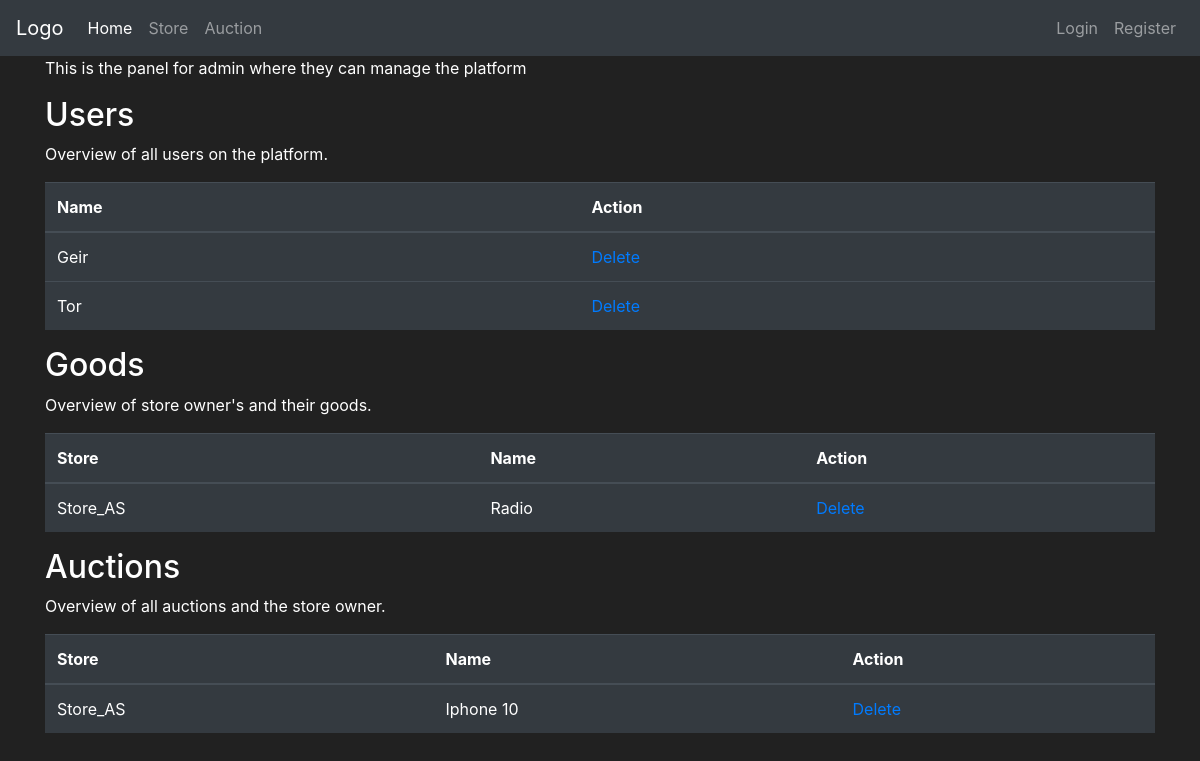
Before: /admin_panel with the older database file.
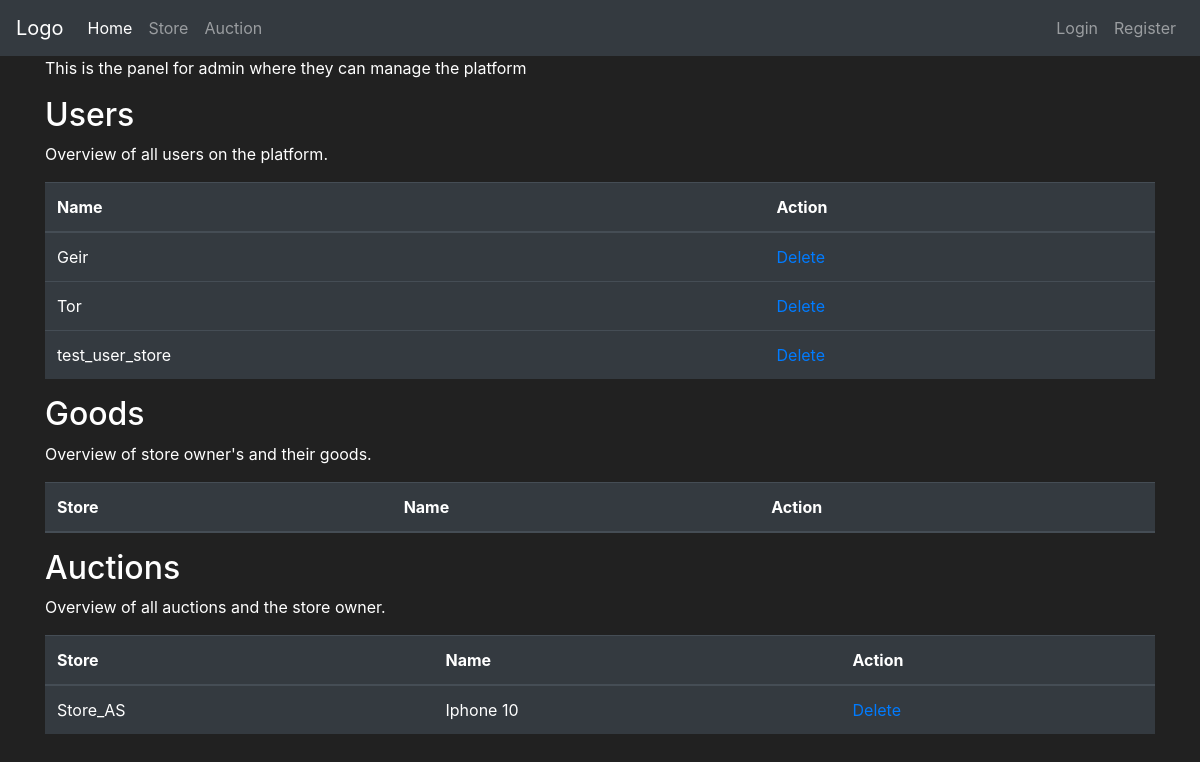
After: the same page with the newer database file.
### app_flask/models.py (models this page shows, shortened)
class User(db.Model, UserMixin):
    id = db.Column(db.Integer(), primary_key=True)
    username = db.Column(db.String(length=25), nullable=False, unique=True)
    email = db.Column(db.String(length=60), nullable=False, unique=True)
    password_hash = db.Column(db.String(length=60), nullable=False)
    profile_type = db.Column(db.Boolean(), nullable=False, default=False)
    cash = db.Column(db.Integer(), nullable=False, default=2000)
    date_created = db.Column(db.DateTime(), default=datetime.utcnow)
    goods = db.relationship('Goods', backref='goods_owned_by_user', lazy=True)
    store = db.relationship('Store', backref='store_owner', lazy=True)
    @property
    def password(self):
        return self.password

class Goods(db.Model):
    id = db.Column(db.Integer, primary_key=True)
    name = db.Column(db.String(30), unique=True, nullable=False)
    description = db.Column(db.String(70), unique=False, nullable=False)
    price = db.Column(db.Integer, unique=False, nullable=False)
    product_number = db.Column(db.String(length=6), nullable=False, unique=True)
    goods_type = db.Column(db.Boolean(), nullable=False, default=False)
    date_created = db.Column(db.DateTime(), default=datetime.utcnow)
    user_owner = db.Column(db.Integer(), db.ForeignKey('user.id'))
    store_owner = db.Column(db.Integer(), db.ForeignKey('store.id'))

class Store(db.Model):
    id = db.Column(db.Integer(), primary_key=True)
    store_name = db.Column(db.String(length=30), nullable=False, unique=True)
    street_address = db.Column(db.String(length=40), nullable=False)
    street_number = db.Column(db.Integer(), nullable=False)
    postal_code = db.Column(db.Integer(), nullable=False)
    province = db.Column(db.String(length=50), nullable=False)
    store_email = db.Column(db.String(length=50), nullable=False, unique=True)
    store_phone = db.Column(db.Integer(), nullable=False)
    date_created = db.Column(db.DateTime(), default=datetime.utcnow)
    user_owner = db.Column(db.Integer(), db.ForeignKey('user.id'))
    goods = db.relationship('Goods', backref='owned_store', lazy=True)

### app_flask/main/routes.py (the view)
@bp.route('/admin_panel', methods=['GET', 'POST'])
def display_admin_panel():
    buy_form = BuyGoodsForm()
    db_users = show_users_from_db()
    auction_form = AuctionGoodsForm()
    items = db.session.query(Goods, Store).filter(and_(Store.id == Goods.store_owner, Goods.goods_type == 0)).all()
    auction_items = db.session.query(Goods, Store).filter(
        and_(Store.id == Goods.store_owner, Goods.goods_type == 1)).all()
    return render_template('adminPanel.html', db_users=db_users, items=items, auction_items=auction_items,
                           buy_form=buy_form, auction_form=auction_form)

### app_flask/__init__.py (called while the page is built)
def create_app():
    app = Flask(__name__)
    app.config['SQLALCHEMY_DATABASE_URI'] = 'sqlite:///appDB.db'
    app.config['SECRET_KEY'] = '5f4b0959c458e6b06c51097e'
    app.config['UPLOADE_FOLDER'] = picFolder
    db.init_app(app)
    bcrypt.init_app(app)
    login_manager.init_app(app)
    from app_flask.auth import bp as auth_bp
    app.register_blueprint(auth_bp)
    from app_flask.main import bp as main_bp
    app.register_blueprint(main_bp)
    return app

### app_flask/main/use_cases.py (called while the page is built)
def show_users_from_db():
    app = create_app()
    ctx = app.app_context()
    ctx.push()
    user_query = User.query.filter(User.username.isnot("Admin"))
    ctx.pop()
    return user_query

### app_flask/templates/adminPanel.html (shortened to what this page needs)
{% extends 'base.html' %}
{% block content %}
<div class="container">
    <p>This is the panel for admin where they can manage the platform</p>
</div>
<div class="container">
    <h2>Users</h2>
    <p>Overview of all users on the platform.</p>
    <table class="table table-hover table-dark">
        <thead>
            <tr>
                <th scope="col">Name</th>
                <th scope="col">Action</th>
            </tr>
        </thead>
        <tbody>
            {% for users in db_users %}
            <tr>
                <td class=".table-striped">{{ users.username}}</td>
                <td class=".table-striped"><a href="{{ url_for('main.delete_user', id=users.id)}}">Delete</a></td>
            </tr>
            {% endfor %}
        </tbody>
    </table>
</div>
<div class="container">
    <h2>Goods</h2>
    <p>Overview of store owner's and their goods.</p>
    <table class="table table-hover table-dark">
        <thead>
            <tr>
                <th scope="col">Store</th>
                <th scope="col">Name</th>
                <th scope="col">Action</th>
            </tr>
        </thead>
        <tbody>
            {% for item, store in items %}
            <tr>
                <td class=".table-striped">{{store.store_name}}</td>
                <td class=".table-striped">{{item.name}}</td>
                <td class=".table-striped"><a href="{{ url_for('main.delete_goods', id=item.id)}}">Delete</a></td>
            </tr>
            {% endfor %}
        </tbody>
    </table>
</div>
<div class="container">
    <h2>Auctions</h2>
    <p>Overview of all auctions and the store owner.</p>
    <table class="table table-hover table-dark">
        <thead>
        <tr>
            <th scope="col">Store</th>
            <th scope="col">Name</th>
            <th scope="col">Action</th>
        </tr>
        </thead>
        <tbody>
        {% for item, store in auction_items %}
        <tr>
            <td class=".table-striped">{{store.store_name}}</td>
            <td class=".table-striped">{{item.name}}</td>
            <td class=".table-striped"><a href="{{ url_for('main.delete_goods', id=item.id)}}">Delete</a></td>
            {% endfor %}
        </tr>
        </tbody>
    </table>
</div>
{% endblock %}

### app_flask/templates/base.html (shortened to what this page needs)
<!doctype html>
<html lang="en">
   <head>
      <link rel="stylesheet" href="https://cdn.jsdelivr.net/npm/bootstrap@4.5.3/dist/css/bootstrap.min.css">
   </head>
   <body>
    <nav class="navbar navbar-expand-md navbar-dark bg-dark">
        <a class="navbar-brand" href="{{ url_for('main.home_page') }}">Logo</a>
        <div class="collapse navbar-collapse" id="navbarNav">
            <ul class="navbar-nav mr-auto">
                <li class="nav-item active">
                    <a class="nav-link" href="{{ url_for('main.home_page') }}">Home <span class="sr-only">(current)</span></a>
                </li>
                <li class="nav-item">
                    <a class="nav-link" href="{{ url_for('main.store_page') }}">Store</a>
                </li>
                <li class="nav-item">
                    <a class="nav-link" href="{{ url_for('main.auction_page') }}">Auction</a>
                </li>
            </ul>
            {% if current_user.username=="Admin" %}
            <ul class="navbar-nav">
                <li class="nav-item">
                    <a class="nav-link" href="{{ url_for('main.display_admin_panel') }}">Admin panel</a>
                </li>
                <li class="nav-item">
                    <a class="nav-link">{{ current_user.username }}</a>
                </li>
                <li class="nav-item">
                    <a class="nav-link" href="{{ url_for('auth.logout_page') }}">logout</a>
                </li>
            </ul>
            {% else %}
            <ul class="navbar-nav">
                <li class="nav-item">
                    <a class="nav-link" href="{{ url_for('auth.login_page')}}">Login</a>
                </li>
                <li class="nav-item">
                    <a class="nav-link" href="{{ url_for('auth.register_user_page')}}">Register</a>
                </li>
            </ul>
            {% endif %}
        </div>
      </nav>
      {% block content %}
      {% endblock %}
   </body>
</html>

### app_flask/templates/base.html (style rules this page uses)
body { color: white; background-color: #212121; }

Changed rows visible on the page:
removed Goods: store_name "Store_AS", name "Radio", shown under "Goods"
added User: username "test_user_store"
